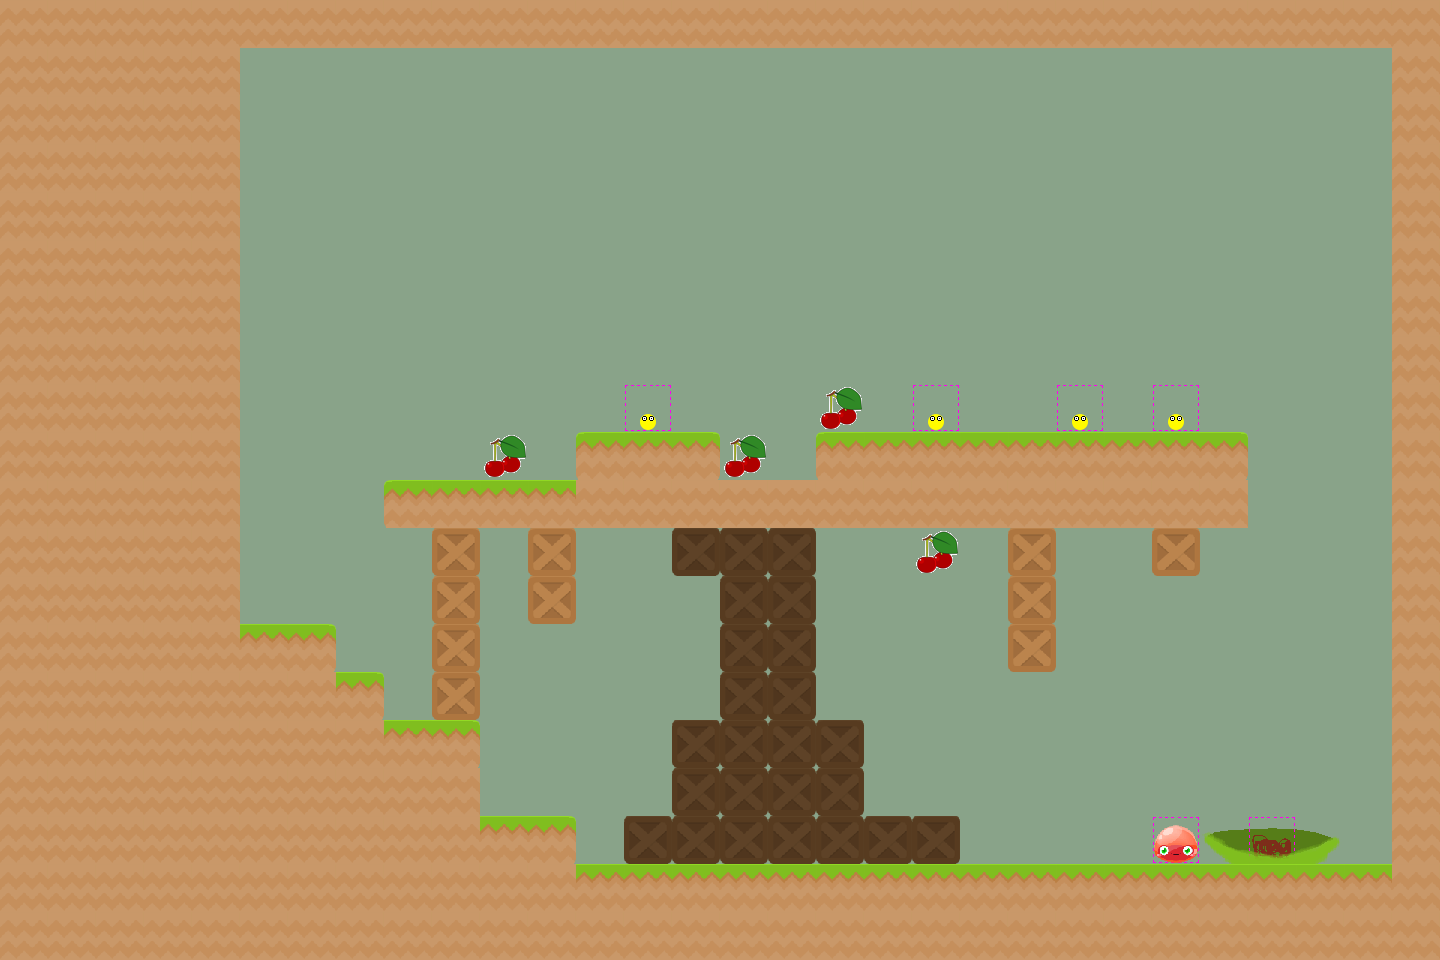

This is a level from a 2D game, rendered from its Tiled map with the project's own tilesets. A one-line summary and the map file follow, with tile-layer data summarised:
An orthogonal 30x20 tile map with 48x48 px tiles, 4 tile layers (Background, World, Coins, Foreground), 2 tilesets.

<map version="1.10" tiledversion="1.11.0" orientation="orthogonal" renderorder="right-down" width="30" height="20" tilewidth="48" tileheight="48" infinite="0" backgroundcolor="#89a389" nextlayerid="5" nextobjectid="31">
 <editorsettings>
  <export target="../public/assets/map0.json" format="json" />
 </editorsettings>
 <tileset firstgid="1" name="tiles" tilewidth="48" tileheight="48" tilecount="32" columns="4">
  <image source="../public/assets/tiles.png" width="192" height="384" />
  <tile id="0">
   <properties>
    <property name="collides" type="bool" value="true" />
   </properties>
  </tile>
  <tile id="1">
   <properties>
    <property name="collides" type="bool" value="true" />
   </properties>
  </tile>
  <tile id="2">
   <properties>
    <property name="collides" type="bool" value="true" />
   </properties>
  </tile>
  <tile id="3">
   <properties>
    <property name="collides" type="bool" value="true" />
   </properties>
  </tile>
  <tile id="4">
   <properties>
    <property name="collides" type="bool" value="true" />
   </properties>
  </tile>
  <tile id="5">
   <properties>
    <property name="collides" type="bool" value="true" />
   </properties>
  </tile>
  <tile id="6">
   <properties>
    <property name="collides" type="bool" value="true" />
   </properties>
  </tile>
  <tile id="8">
   <properties>
    <property name="collides" type="bool" value="true" />
   </properties>
  </tile>
  <tile id="9">
   <properties>
    <property name="collides" type="bool" value="true" />
   </properties>
  </tile>
  <tile id="10">
   <properties>
    <property name="collides" type="bool" value="true" />
   </properties>
  </tile>
  <tile id="12">
   <properties>
    <property name="collides" type="bool" value="true" />
   </properties>
  </tile>
  <tile id="13">
   <properties>
    <property name="collides" type="bool" value="true" />
   </properties>
  </tile>
  <tile id="14">
   <properties>
    <property name="collides" type="bool" value="true" />
   </properties>
  </tile>
 </tileset>
 <tileset firstgid="33" name="coin" tilewidth="48" tileheight="48" tilecount="10" columns="10">
  <image source="../public/assets/coinGold.png" width="480" height="48" />
 </tileset>
 <layer id="3" name="Background" width="30" height="20">
  <data>[600 cells, 27 non-empty, 4 distinct tile ids]</data>
 </layer>
 <layer id="1" name="World" width="30" height="20">
  <data>[600 cells, 244 non-empty, 4 distinct tile ids]</data>
 </layer>
 <layer id="2" name="Coins" width="30" height="20">
  <data>[600 cells, 10 non-empty, 4 distinct tile ids]</data>
 </layer>
 <layer id="4" name="Foreground" width="30" height="20">
  <data>[600 cells, 13 non-empty, 4 distinct tile ids]</data>
 </layer>
</map>
